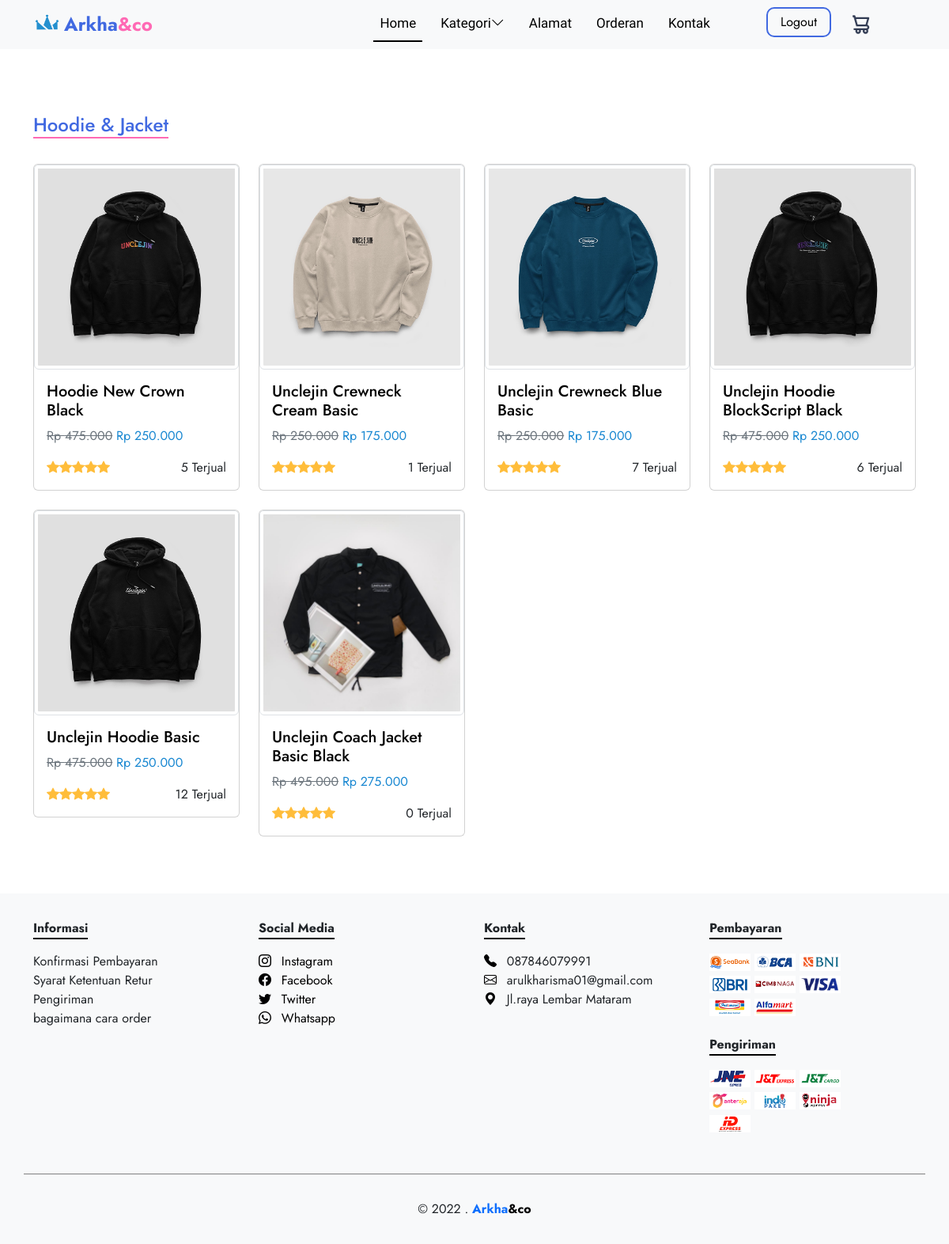
Screenshot of /hoodie.php (signed in) with the database file from the repository.
### tables this page shows
CREATE TABLE `data_produk` (
  `id_produk` int(50) NOT NULL,
  `id_kategori` int(20) NOT NULL,
  `nama_produk` varchar(100) NOT NULL,
  `harga_produk` int(50) NOT NULL,
  `harga_normal` int(50) NOT NULL,
  `stok_produk` int(10) NOT NULL,
  `produk_terjual` int(50) NOT NULL,
  `gambar_produk` blob NOT NULL,
  `deskripsi_produk` text NOT NULL
);

### hoodie.php (the view, shortened to what this page needs)
<!doctype html>
<html lang="en">
<head>
    <link href="https://cdn.jsdelivr.net/npm/bootstrap@5.2.3/dist/css/bootstrap.min.css" rel="stylesheet">
    <link rel="stylesheet" href="https://cdn.jsdelivr.net/npm/bootstrap-icons@1.3.0/font/bootstrap-icons.css">
    <link rel="stylesheet" href="https://unpkg.com/aos@next/dist/aos.css" />
</head>
<body>
    <?php require 'navbar.php'; ?>
    <section id="hoodie" class="pt-lg-5 mb-5 mt-3">
        <div class="container">
            <div class="row mt-lg-5">
                <div class="col">
                    <h4 class="mt-2" style="border-bottom: 2px solid hotpink; width: max-content; color: royalblue;">Hoodie & Jacket</h4>
                </div>
            </div>
            <div class="row mt-4 ">
                <?php include 'koneksi.php'; ?>
                <?php
                $query = "SELECT * FROM data_produk WHERE id_kategori = 3";
                $hasil = mysqli_query($koneksi, $query);
                while ($produk = mysqli_fetch_assoc($hasil)) :
                ?>
                    <div class="col-md-3 mb-4">
                        <div class="card " data-aos="flip-left" data-aos-duration="500">
                            <a href="detail.php?id_produk=<?= $produk["id_produk"]; ?>"><img src="./admin/img/fotoProduk/<?= $produk["gambar_produk"]; ?>" class="card-img-top img-thumbnail" alt="produk7"></a>
                            <div class="card-body">
                                <a href="detail.php?id_produk=<?= $produk["id_produk"]; ?>">
                                    <h5 class="card-title"><?= $produk["nama_produk"] ?></h5>
                                </a>
                                <p class="card-text"><span class="text-decoration-line-through text-secondary"><?= "Rp " . number_format($produk["harga_normal"], 0, '', '.') ?></span><span style="color: #1887d1;"> <?= "Rp " . number_format($produk["harga_produk"], 0, '', '.') ?> </span></p>
                                <div style="display: flex; justify-content: space-between;">
                                    <div><i class="bi bi-star-fill"></i><i class="bi bi-star-fill"></i><i class="bi bi-star-fill"></i><i class="bi bi-star-fill"></i><i class="bi bi-star-fill"></i></div>
                                    <span class="fs-6"><?= $produk["produk_terjual"] ?> Terjual</span>
                                </div>
                            </div>
                        </div>
                    </div>
                <?php endwhile ?>
            </div>
        </div>
    </section>
   <?php require 'footer.php'; ?>
</body>
</html>

### hoodie.php (style rules this page uses)
body { font-family: 'Jost', sans-serif; }
a { text-decoration: none; color: black; margin-bottom: 0; padding-bottom: 0; }
img { -webkit-transition: 0.6s ease; transition: 0.6s ease; }
i { color: rgb(255, 189, 58); }

### rows the page displays
data_produk: gambar_produk (picture), nama_produk "Hoodie New Crown Black", harga_normal "475.000", harga_produk "250.000", produk_terjual "5"
data_produk: gambar_produk (picture), nama_produk "Unclejin Crewneck Cream Basic", harga_normal "250.000", harga_produk "175.000", produk_terjual "1"
data_produk: gambar_produk (picture), nama_produk "Unclejin Crewneck Blue Basic", harga_normal "250.000", harga_produk "175.000", produk_terjual "7"
data_produk: gambar_produk (picture), nama_produk "Unclejin Hoodie BlockScript Black", harga_normal "475.000", harga_produk "250.000", produk_terjual "6"
data_produk: gambar_produk (picture), nama_produk "Unclejin Hoodie Basic", harga_normal "475.000", harga_produk "250.000", produk_terjual "12"
data_produk: gambar_produk (picture), nama_produk "Unclejin Coach Jacket Basic Black", harga_normal "495.000", harga_produk "275.000", produk_terjual "0"
